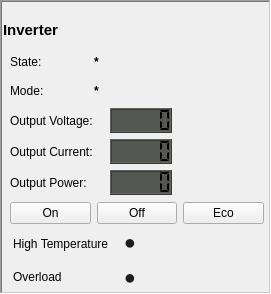
   <widget class="QFrame" name="Inverter_frame">
    <property name="enabled">
     <bool>true</bool>
    </property>
    <property name="geometry">
     <rect>
      <x>1000</x>
      <y>670</y>
      <width>271</width>
      <height>294</height>
     </rect>
    </property>
    <property name="minimumSize">
     <size>
      <width>0</width>
      <height>294</height>
     </size>
    </property>
    <property name="frameShape">
     <enum>QFrame::WinPanel</enum>
    </property>
    <property name="frameShadow">
     <enum>QFrame::Sunken</enum>
    </property>
    <widget class="QLabel" name="Inverter_label">
     <property name="geometry">
      <rect>
       <x>3</x>
       <y>20</y>
       <width>261</width>
       <height>20</height>
      </rect>
     </property>
     <property name="font">
      <font>
       <pointsize>11</pointsize>
       <weight>75</weight>
       <bold>true</bold>
      </font>
     </property>
     <property name="text">
      <string>Inverter</string>
     </property>
    </widget>
    <widget class="QWidget" name="layoutWidget">
     <property name="geometry">
      <rect>
       <x>10</x>
       <y>50</y>
       <width>162</width>
       <height>145</height>
      </rect>
     </property>
     <layout class="QVBoxLayout" name="verticalLayout_10">
      <item>
       <layout class="QHBoxLayout" name="horizontalLayout_9">
        <item>
         <widget class="QLabel" name="Inverter_State_label">
          <property name="text">
           <string>State:</string>
          </property>
         </widget>
        </item>
        <item>
         <widget class="QLabel" name="Inverter_State_Value">
          <property name="font">
           <font>
            <weight>75</weight>
            <bold>true</bold>
           </font>
          </property>
          <property name="text">
           <string>*</string>
          </property>
         </widget>
        </item>
       </layout>
      </item>
      <item>
       <layout class="QHBoxLayout" name="horizontalLayout_11">
        <item>
         <widget class="QLabel" name="Inverter_Mode_label">
          <property name="toolTip">
           <string>Switch Position</string>
          </property>
          <property name="whatsThis">
           <string/>
          </property>
          <property name="text">
           <string>Mode:</string>
          </property>
         </widget>
        </item>
        <item>
         <widget class="QLabel" name="Inverter_Mode_Value">
          <property name="font">
           <font>
            <weight>75</weight>
            <bold>true</bold>
           </font>
          </property>
          <property name="text">
           <string>*</string>
          </property>
         </widget>
        </item>
       </layout>
      </item>
      <item>
       <layout class="QHBoxLayout" name="horizontalLayout_6">
        <item>
         <widget class="QLabel" name="Inverter_Output_Voltage_label">
          <property name="text">
           <string>Output Voltage:</string>
          </property>
         </widget>
        </item>
        <item>
         <widget class="QLCDNumber" name="Inverter_Output_Voltage_LCD">
          <property name="minimumSize">
           <size>
            <width>0</width>
            <height>25</height>
           </size>
          </property>
          <property name="maximumSize">
           <size>
            <width>62</width>
            <height>25</height>
           </size>
          </property>
          <property name="font">
           <font>
            <pointsize>11</pointsize>
            <weight>75</weight>
            <bold>true</bold>
           </font>
          </property>
          <property name="styleSheet">
           <string notr="true">background-color: rgb(85, 87, 83);</string>
          </property>
          <property name="lineWidth">
           <number>1</number>
          </property>
          <property name="segmentStyle">
           <enum>QLCDNumber::Flat</enum>
          </property>
         </widget>
        </item>
       </layout>
      </item>
      <item>
       <layout class="QHBoxLayout" name="horizontalLayout_7">
        <item>
         <widget class="QLabel" name="Inverter_Output_Current_label">
          <property name="text">
           <string>Output Current:</string>
          </property>
         </widget>
        </item>
        <item>
         <widget class="QLCDNumber" name="Inverter_Output_Current_LCD">
          <property name="minimumSize">
           <size>
            <width>0</width>
            <height>25</height>
           </size>
          </property>
          <property name="maximumSize">
           <size>
            <width>62</width>
            <height>25</height>
           </size>
          </property>
          <property name="styleSheet">
           <string notr="true">background-color: rgb(85, 87, 83);</string>
          </property>
          <property name="segmentStyle">
           <enum>QLCDNumber::Flat</enum>
          </property>
         </widget>
        </item>
       </layout>
      </item>
      <item>
       <layout class="QHBoxLayout" name="horizontalLayout_8">
        <item>
         <widget class="QLabel" name="Inverter_Output_Power_label">
          <property name="text">
           <string>Output Power:</string>
          </property>
         </widget>
        </item>
        <item>
         <widget class="QLCDNumber" name="Inverter_Output_Power_LCD">
          <property name="minimumSize">
           <size>
            <width>0</width>
            <height>25</height>
           </size>
          </property>
          <property name="maximumSize">
           <size>
            <width>62</width>
            <height>25</height>
           </size>
          </property>
          <property name="styleSheet">
           <string notr="true">background-color: rgb(85, 87, 83);</string>
          </property>
          <property name="segmentStyle">
           <enum>QLCDNumber::Flat</enum>
          </property>
         </widget>
        </item>
       </layout>
      </item>
     </layout>
    </widget>
    <widget class="QWidget" name="layoutWidget">
     <property name="geometry">
      <rect>
       <x>10</x>
       <y>200</y>
       <width>254</width>
       <height>27</height>
      </rect>
     </property>
     <layout class="QHBoxLayout" name="horizontalLayout_10">
      <item>
       <widget class="QPushButton" name="InverterOn_PushButton">
        <property name="cursor">
         <cursorShape>PointingHandCursor</cursorShape>
        </property>
        <property name="styleSheet">
         <string notr="true">QPushButton:hover {
background-color: green;

}</string>
        </property>
        <property name="text">
         <string>On</string>
        </property>
       </widget>
      </item>
      <item>
       <widget class="QPushButton" name="InverterOff_PushButton">
        <property name="cursor">
         <cursorShape>PointingHandCursor</cursorShape>
        </property>
        <property name="styleSheet">
         <string notr="true">QPushButton:hover {
background-color: #E50D0D;

}</string>
        </property>
        <property name="text">
         <string>Off</string>
        </property>
       </widget>
      </item>
      <item>
       <widget class="QPushButton" name="InverterEco_PushButton">
        <property name="cursor">
         <cursorShape>PointingHandCursor</cursorShape>
        </property>
        <property name="styleSheet">
         <string notr="true">QPushButton:hover {
background-color: #047EC2;

}</string>
        </property>
        <property name="text">
         <string>Eco</string>
        </property>
       </widget>
      </item>
     </layout>
    </widget>
    <widget class="QWidget" name="layoutWidget">
     <property name="geometry">
      <rect>
       <x>120</x>
       <y>227</y>
       <width>20</width>
       <height>64</height>
      </rect>
     </property>
     <layout class="QVBoxLayout" name="verticalLayout_11">
      <item>
       <widget class="QLabel" name="Inverter_HighTemperature_LED">
        <property name="font">
         <font>
          <pointsize>15</pointsize>
         </font>
        </property>
        <property name="styleSheet">
         <string notr="true">color: rgb(28, 28, 28);</string>
        </property>
        <property name="text">
         <string>●</string>
        </property>
        <property name="alignment">
         <set>Qt::AlignCenter</set>
        </property>
       </widget>
      </item>
      <item>
       <widget class="QLabel" name="Inverter_Overload_LED">
        <property name="minimumSize">
         <size>
          <width>0</width>
          <height>0</height>
         </size>
        </property>
        <property name="font">
         <font>
          <pointsize>15</pointsize>
         </font>
        </property>
        <property name="styleSheet">
         <string notr="true">color: rgb(28, 28, 28);</string>
        </property>
        <property name="text">
         <string>●</string>
        </property>
        <property name="alignment">
         <set>Qt::AlignCenter</set>
        </property>
       </widget>
      </item>
     </layout>
    </widget>
    <widget class="QWidget" name="layoutWidget">
     <property name="geometry">
      <rect>
       <x>13</x>
       <y>230</y>
       <width>107</width>
       <height>61</height>
      </rect>
     </property>
     <layout class="QVBoxLayout" name="verticalLayout_12">
      <item>
       <widget class="QLabel" name="HighTemperature_label">
        <property name="text">
         <string>High Temperature</string>
        </property>
       </widget>
      </item>
      <item>
       <widget class="QLabel" name="Overload_label">
        <property name="text">
         <string>&lt;html&gt;&lt;head/&gt;&lt;body&gt;&lt;p&gt;Overload&lt;/p&gt;&lt;/body&gt;&lt;/html&gt;</string>
        </property>
       </widget>
      </item>
     </layout>
    </widget>
   </widget>
